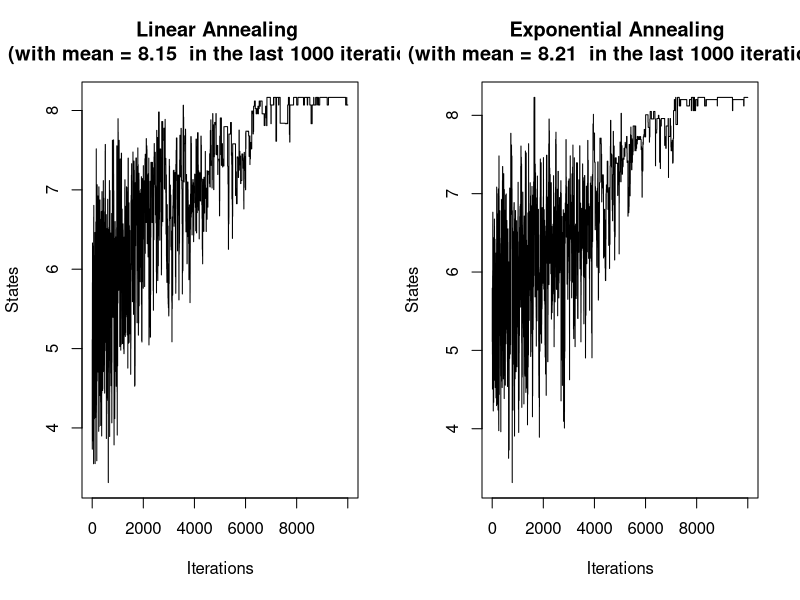

The R script that drew this image:
set.seed(1)

# ==========
# Question 4 (ii)
# ==========
# Inspiration taken from:
# Exercise 3 Seminar 9
# Examples 3 and 4 from lecture 9
# ==========


# ==========
# Step 1: Define the fixed variables and
# Generate the reward matrix (i.e. generate
# the necessary data for the MC)

N = 10000 # number of steps we run the MC for
L = 1000 # last iterations plotted
r = 10 # Number of cities
beta_initial_exp = 1 # we chose starting Beta of 1 for exp. annealing
beta_final_exp = 30 # we chose a final Beta of 30 for exponential annealing
beta_initial_linear = 0.1 # we chose starting Beta of 0.1 for lin. annealing
beta_final_linear = 12 # we chose a final Beta of 12 for linear annealing

# computing the constant factors for both of our methods:
# - linear: (beta_final - beta_initial) / (N - 1) 
# - exponential: (beta_final / beta_initial) ^ (1/N)
constant_linear_factor = (beta_final_linear - beta_initial_linear) / (N - 1)
constant_exp_factor = (beta_final_exp / beta_initial_exp) ** (1/N)

# initialising a matrix of zeros of size r+1 x r+1
v <- matrix(0, nrow = r+1, ncol = r+1)

# v(0, j) for j = 1, ..., 10
for (j in 1:r) {
  # row 1 is city 0, col j+1 is city j
  # generating this separately enables
  # us to ensure that the first column
  # stays empty (i.e. the value of coming
  # back to city 0 is 0)
  v[1, j+1] <- runif(1)
}

# v(i, j) for i = 1, ..., 10 and j ≠ i
for (i in 1:r) {
  for (j in 1:r) {
    if (i != j) {
      v[i+1, j+1] <- runif(1)
    }
  }
}

# We create a function to calculate the total value
V <- function(x,v) {
  # We first add v(0,j) to our total value
  # note: we must add 1 to the value of x given
  # the matrix size is r + 1 (i.e. 11 in our case)
  total <- v[1, x[1]+1]
  
  # we then iterate through the 10 values
  # of the permutation vector and assign 
  # the relevant value of the itinerary i to
  # i+1 to the total from the value matrix
  for (i in 1:(length(x)-1)) {
    total <- total + v[x[i]+1, x[i+1]+1]
  }
  return (total)
}

# Set up plot area for our annealing histograms
par(mfrow = c(1, 2))


# ==========
# Step 2: Simulating the N iterations for each
# annealing method and print histograms

# We create a loop for each annealing method
for (method in 1:2){

# We initialise our beta accordingly to the method (first linear then
# exponential)
if (method == 1) {
  beta = beta_initial_linear
} else {
  beta = beta_initial_exp
}
  
# We start each iteration with an arbitrary 
# permutation 1,...,10
X_current <- c(1:r)

# we store the value of this first permutation
X <- V(X_current,v)

# we create a vector for each value of each state
X = c(X)

if (method == 1) {
  name = "Linear"
} else {
  name = "Exponential"
}
  
# We now simulate all N iterations of our MC
for (n in 2:N){
  # The first thing we do in our loop is to generate a state from the 
  # proposal chain. Here, we set the proposal chain to be equal to our
  # current itinerary, and we pick two indices i and j uniformly at random
  # from 1,...,r (j and i will be equal about 10% of cases, we do not check for
  # this). Then, we swap values Y[i] and Y[j] in the proposal chain, hence, 
  # creating a new permutation. Since we do not violate any properties of the 
  # permutation, then y is always a valid permutation in our set C (of 10!
  # possible permutations) and, thus, a feasible proposal.
  
  Y <- X_current # We start by initialising Y as the current chain
  U1 = runif(1) # generate random uniform
  U2 = runif(1) # generate random uniform
  i = floor(U1*r)+1 # draw uniformly from {1,2,...,r}
  j = floor(U2*r)+1 # draw uniformly from {1,2,...,r}

  # We do not ensure that j and i are always different:
  # We could have done this by generating random uniforms until j is different 
  # from i i.e. we use rejection sampling to ensure that we select two distinct 
  # indices. We would have used the below loop:
  # while (j == i) {
  #   U2 = runif(1)
  #   j = floor(U2*r)+1
  # }
  # In our case, repeating the permuations is deemed acceptable
  
  # we perform the swap to create a new and valid permutation
  temp <- Y[i]
  Y[i] <- Y[j]
  Y[j] <- temp
  
  # As mentioned, we do not need to check for feasibility of Y as our choice
  # is already a valid permutation in our set of permutations C.
  
  # We now calculate the value of the current itinerary 
  # and the proposed itinerary
  V_current = V(X_current,v)
  V_prop = V(Y,v)
  
  # We calculate the acceptance probability
  # Note: we use min between the exponential and 1 because if the proposal chain
  # has a higher value than the current (i.e. the exponential term is greater
  # than 1), we accept it with probability 1.
  exp_term = exp(beta*(V_prop - V_current))
  prob_accept = min(exp_term,1) 
  
  # We generate the random uniform for the acceptance probability
  U3 = runif(1)
  
  if (U3 < prob_accept){ # we accept
    X_current = Y
  }
  # if we reject Y then X_current stays the same so we do nothing
  
  # We store the value of the current chosen itinerary in our X vector
  # (which we later use to plot the stationary distribution).
  X = c(X,V(X_current, v))
  
  if (method == 1){
    beta <- beta + constant_linear_factor 
  } else {
    beta <- beta * constant_exp_factor
  }
  
} # end of steps

# We incorporate the line plot within the beta loop so as to ensure
# that one line plot is plotted for each value of beta
# Note: we plot the 10000 values to show that the MC explores the state space 
# initially and then converges towards the stationary distribution at the end
plot(X, type="l", xlab="Iterations", ylab="States", 
     main=paste(name,"Annealing \n (with mean =",
                round(mean(X[(N-L+1):N]),digits=2),
                " in the last", L, "iterations)"))

# We also compute the average of the distribution over the last L=1000 values
print(paste("Average of the last", L, "values with", name,"Annealing", "=",
            mean(X[(N-L+1):N])))

# We add the maximum value found by the simulation
print(paste("Max of", round(max(X),digits=2), "with", name,"Annealing"))


} # end of loop for annealing methods 

# reset the plot area to avoid errors
par(mfrow = c(1, 1))